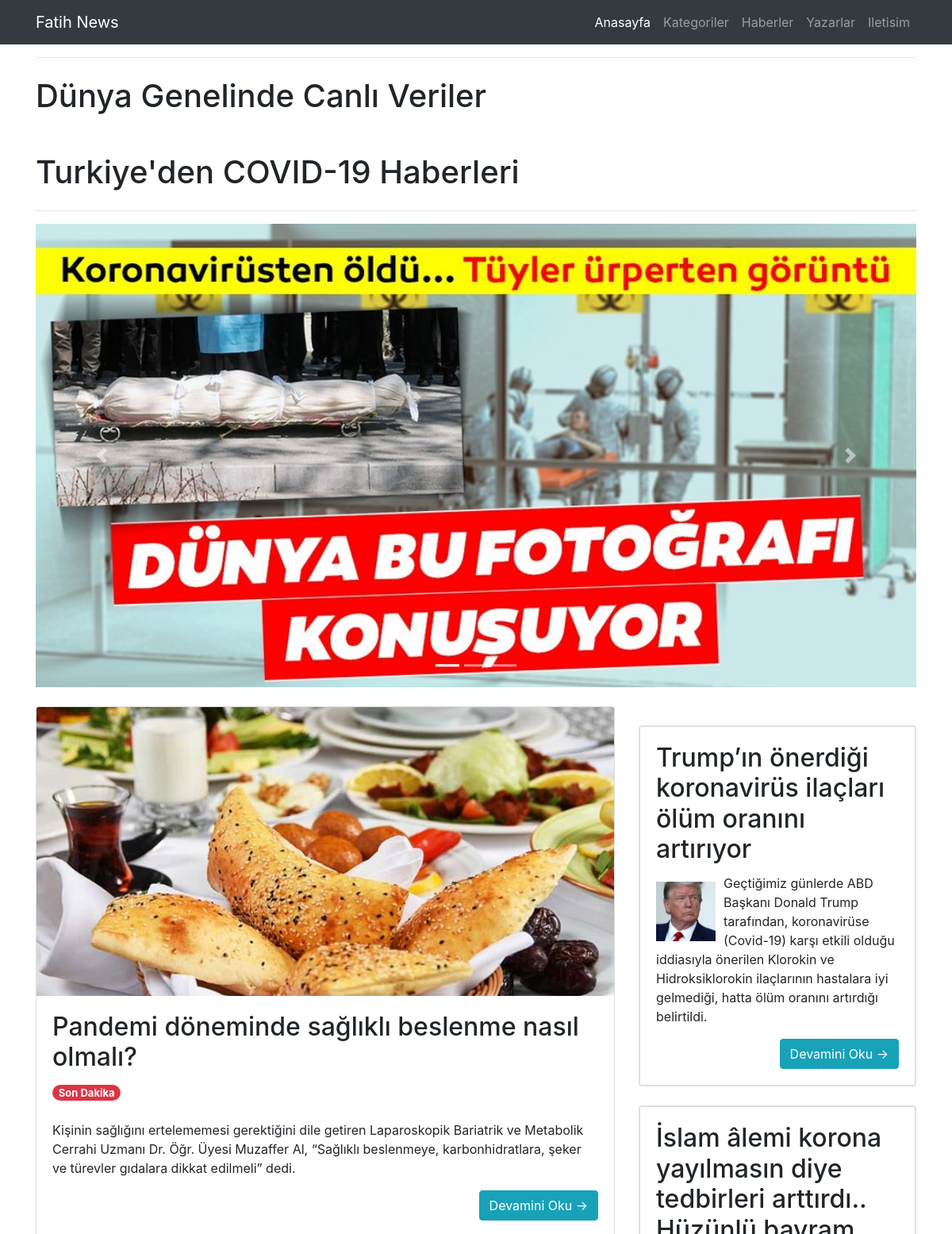
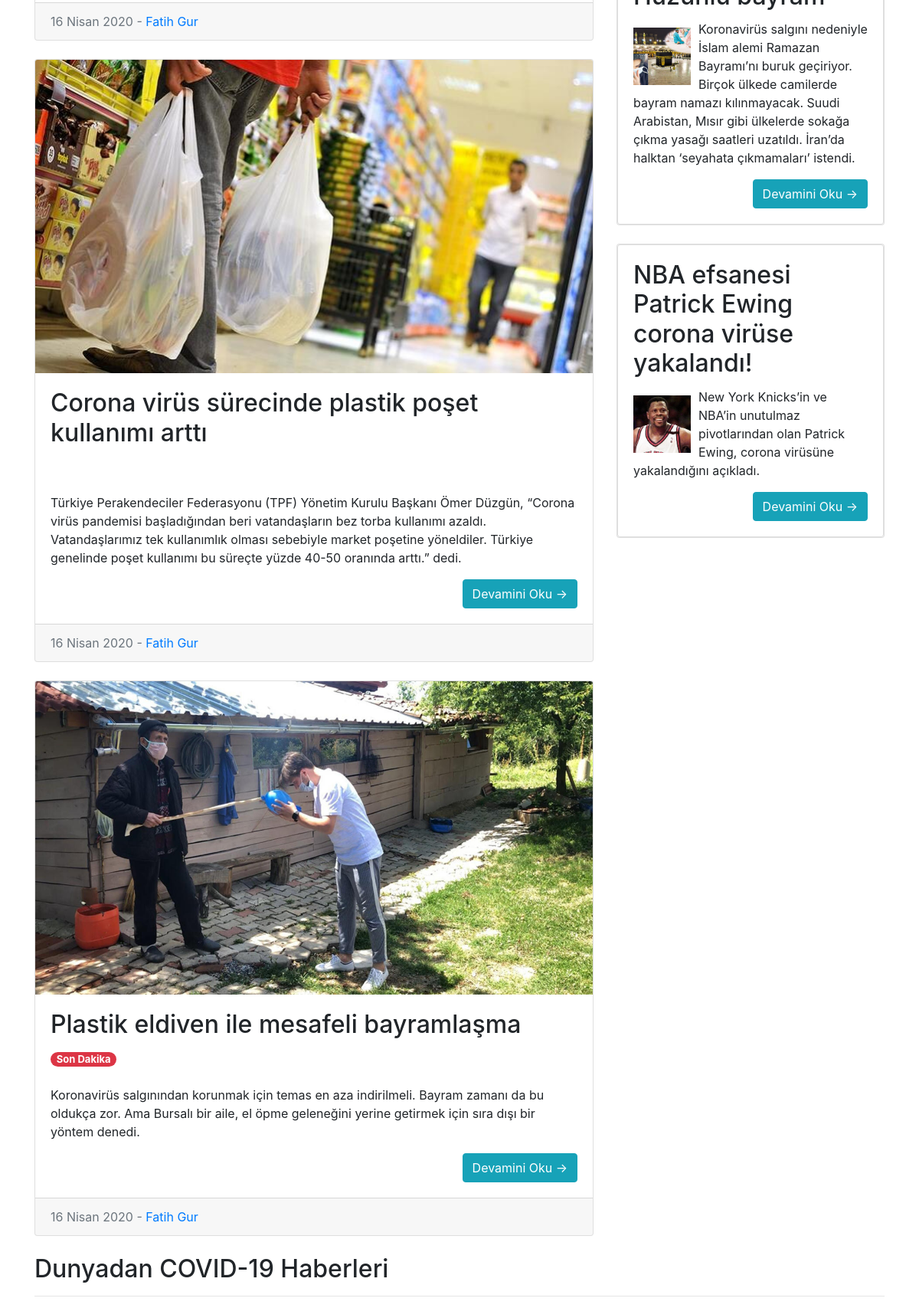
The page / (upper part) on the database its author committed (2 pictures, top to bottom).
### tables this page shows
CREATE TABLE `news` (
  `news_title` longtext DEFAULT NULL,
  `news_detail` longtext DEFAULT NULL,
  `news_content` longtext DEFAULT NULL,
  `news_id` int(11) NOT NULL,
  `news_is_breaking` int(11) DEFAULT NULL,
  `news_image_large` varchar(45) DEFAULT NULL,
  `news_image_small` varchar(45) DEFAULT NULL,
  `news_type` int(11) DEFAULT NULL
);

### index.php (the view, shortened to what this page needs)
<?php
$db = new MyDB();
$getType_1 = "SELECT * FROM news WHERE news_type=1";
$getType_2 = "SELECT * FROM news WHERE news_type=2";
$result_1 = $db->query($getType_1);
$result_2 = $db->query($getType_2);
?>
<!DOCTYPE html>
<html lang="en">
<head>
  <link href="vendor/bootstrap/css/bootstrap.min.css" rel="stylesheet">
  <link href="css/home.css" rel="stylesheet">
</head>
<body>
  <nav class="navbar navbar-expand-lg navbar-dark bg-dark fixed-top">
    <div class="container">
      <a class="navbar-brand" href="index.php">Fatih News</a>
      <div class="collapse navbar-collapse" id="navbarResponsive">
        <ul class="navbar-nav ml-auto">
          <li class="nav-item active">
            <a class="nav-link" href="index.php">Anasayfa
            </a>
          </li>
          <li class="nav-item">
            <a class="nav-link" href="#">Kategoriler</a>
          </li>
          <li class="nav-item">
            <a class="nav-link" href="haberler.php">Haberler</a>
          </li>
          <li class="nav-item">
            <a class="nav-link" href="yazarlar.php">Yazarlar</a>
          </li>
          <li class="nav-item">
            <a class="nav-link" href="iletisim.php">Iletisim</a>
          </li>
        </ul>
      </div>
    </div>
  </nav>
  <div class="container">
    <div class="row">
    <div class="col-md-12"><hr><h1 class="my-4">Dünya Genelinde Canlı Veriler
        </h1></div>
      <div class="col-md-12">
        <h1 class="my-4">Turkiye'den COVID-19 Haberleri
        </h1>
        <hr>
      </div>
      <div class="col-md-12">
        <div id="carouselExampleIndicators" class="carousel slide" data-ride="carousel">
          <ol class="carousel-indicators">
            <li data-target="#carouselExampleIndicators" data-slide-to="0" class="active"></li>
            <li data-target="#carouselExampleIndicators" data-slide-to="1"></li>
            <li data-target="#carouselExampleIndicators" data-slide-to="2"></li>
          </ol>
          <div class="carousel-inner">
            <div class="carousel-item active">
              <img class="d-block w-100" src="images/banner1.jpg" alt="First slide">
            </div>
          </div>
          <a class="carousel-control-prev" href="#carouselExampleIndicators" role="button" data-slide="prev">
            <span class="carousel-control-prev-icon" aria-hidden="true"></span>
          </a>
          <a class="carousel-control-next" href="#carouselExampleIndicators" role="button" data-slide="next">
            <span class="carousel-control-next-icon" aria-hidden="true"></span>
          </a>
        </div>
      </div>
    </div>
    <div class="row">
      <div class="col-md-8">
        <?php
          while ($row = $result_1->fetchArray()) { ?>
            <div class="card mb-4">
              <img class="card-img-top" src="images/<?php echo $row['news_image_large']; ?>" alt="<?php echo $row['news_title']; ?>">
              <div class="card-body">
                <h2 class="card-title"><?php echo $row['news_title']; ?></h2>
                <?php if ($row['news_is_breaking'] == 1) { ?>
                  <span class="badge badge-pill badge-danger">Son Dakika</span></h2>
                <?php  } ?><br /><br />
                <p class="card-text"><?php echo $row['news_detail']; ?></p>
                <a href="haber_detay.php?id=<?php echo $row['news_id']; ?>" class="btn btn-info float-right">Devamini Oku &rarr;</a>
              </div>
              <div class="card-footer text-muted">
                16 Nisan 2020 -
                <a href="#">Fatih Gur</a>
              </div>
            </div>
        <?php
          }
        ?>
      </div>
      <div class="col-md-4">
        <?php
          while ($row = $result_2->fetchArray()) { ?>
            <div class="card my-4">
              <div class="card h-100">
                <div class="card-body">
                  <h2 class="card-title"><?php echo $row['news_title']; ?></h2>
                  <img class="right-card-image" src="images/<?php echo $row["news_image_small"]; ?>" width="75" height="75">
                  <p class="card-text"><?php echo $row['news_detail']; ?></p>
                  <a href="haber_detay.php?id=<?php echo $row['news_id']; ?>" class="btn btn-info float-right">Devamini Oku &rarr;</a>
                </div>
              </div>
            </div>
        <?php
          }
        ?>
      </div>
    </div>
    <h2>Dunyadan COVID-19 Haberleri</h2>
    <hr>
  </div>
</body>
</html>

### css/home.css (style rules this page uses)
body { padding-top: 56px; }
.right-card-image { float: left; margin:10px 10px 10px 0px; }
#carouselExampleIndicators { margin-bottom: 1.5rem; }
.badge { font-size: small; }

### rows shown on the page
news: news_image_large (picture), news_title "Pandemi döneminde sağlıklı beslenme nasıl olmalı?", news_is_breaking "Son Dakika", news_detail "Kişinin sağlığını ertelememesi gerektiğini dile getiren Laparoskopik Bariatrik ve Metabolik Cerrahi Uzmanı Dr. Öğr. Üyesi Muzaffer Al, “Sağlıklı beslenmeye, karbonhidratlara, şeker ve türevler gıdalara dikkat edilmeli” dedi."
news: news_image_large (picture), news_title "Corona virüs sürecinde plastik poşet kullanımı arttı", news_detail "Türkiye Perakendeciler Federasyonu (TPF) Yönetim Kurulu Başkanı Ömer Düzgün, “Corona virüs pandemisi başladığından beri vatandaşların bez torba kullanımı azaldı. Vatandaşlarımız tek kullanımlık olması sebebiyle market poşetine yöneldiler. Türkiye genelinde poşet kullanımı bu süreçte yüzde 40-50 oranında arttı.” dedi."
news: news_image_large (picture), news_title "Plastik eldiven ile mesafeli bayramlaşma", news_is_breaking "Son Dakika", news_detail "Koronavirüs salgınından korunmak için temas en aza indirilmeli. Bayram zamanı da bu oldukça zor. Ama Bursalı bir aile, el öpme geleneğini yerine getirmek için sıra dışı bir yöntem denedi."
news: news_title "Trump’ın önerdiği koronavirüs ilaçları ölüm oranını artırıyor", news_image_small (picture), news_detail "Geçtiğimiz günlerde ABD Başkanı Donald Trump tarafından, koronavirüse (Covid-19) karşı etkili olduğu iddiasıyla önerilen Klorokin ve Hidroksiklorokin ilaçlarının hastalara iyi gelmediği, hatta ölüm oranını artırdığı belirtildi."
news: news_title "İslam âlemi korona yayılmasın diye tedbirleri arttırdı.. Hüzünlü bayram", news_image_small (picture), news_detail "Koronavirüs salgını nedeniyle İslam alemi Ramazan Bayramı’nı buruk geçiriyor. Birçok ülkede camilerde bayram namazı kılınmayacak. Suudi Arabistan, Mısır gibi ülkelerde sokağa çıkma yasağı saatleri uzatıldı. İran’da halktan ‘seyahata çıkmamaları’ istendi."
news: news_title "NBA efsanesi Patrick Ewing corona virüse yakalandı!", news_image_small (picture), news_detail "New York Knicks’in ve NBA’in unutulmaz pivotlarından olan Patrick Ewing, corona virüsüne yakalandığını açıkladı."
